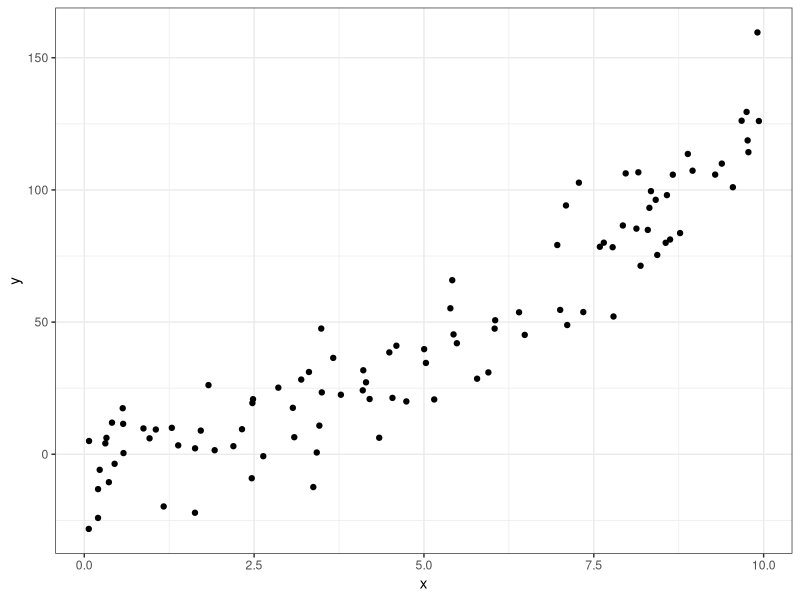
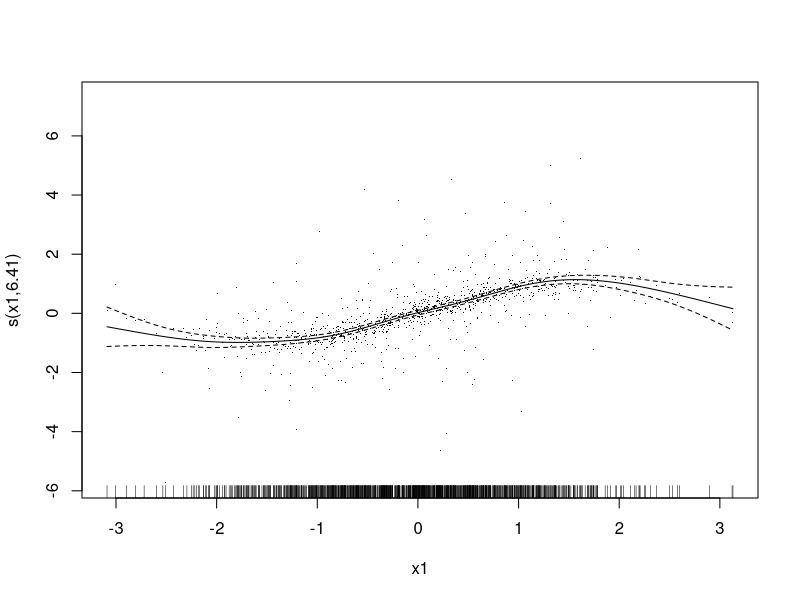
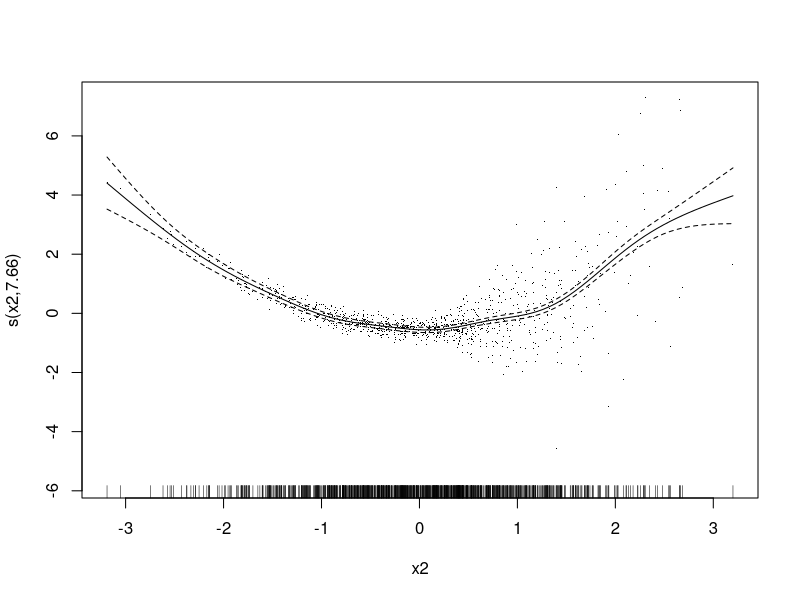
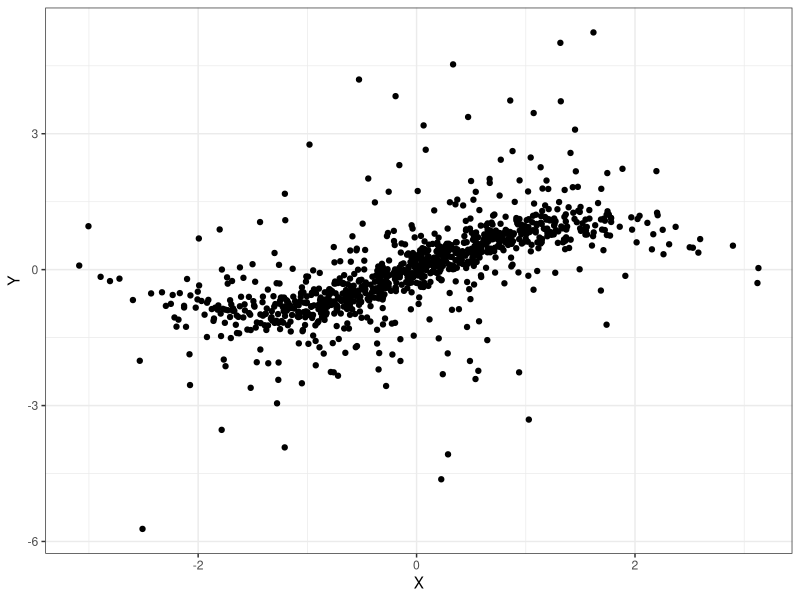
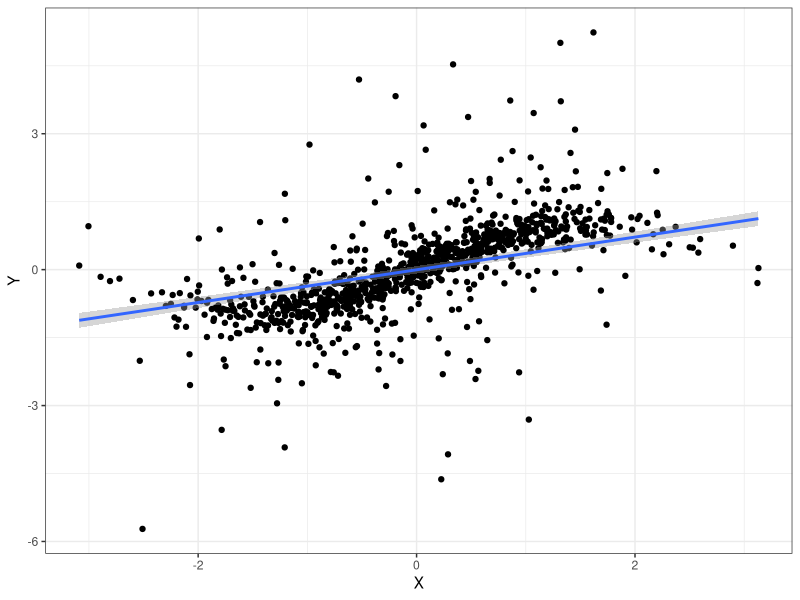
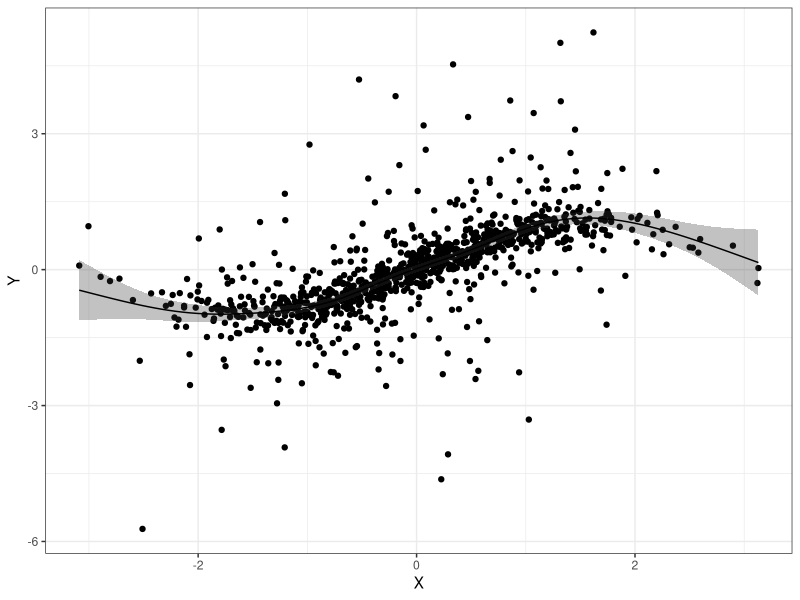
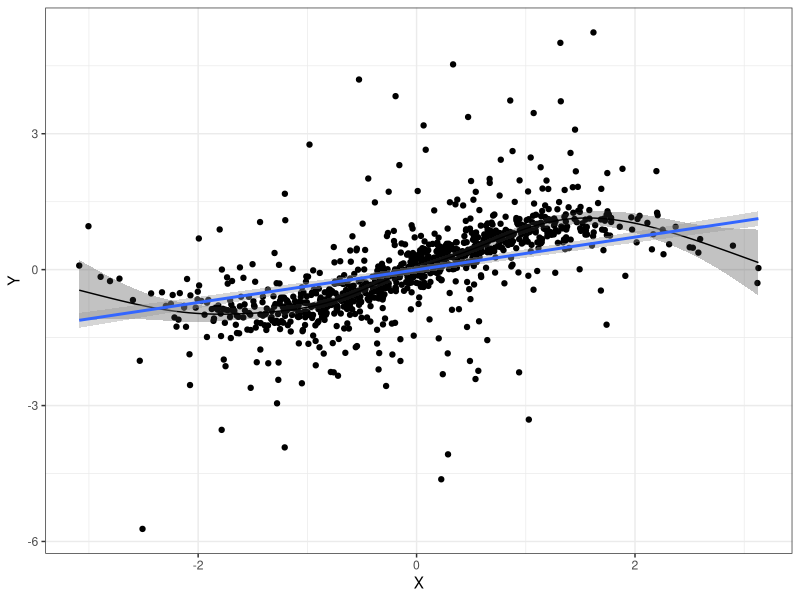
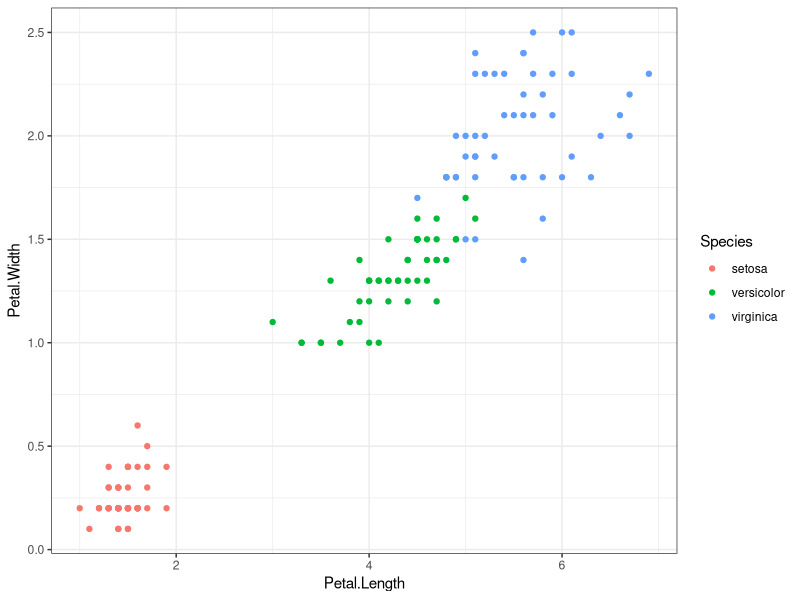

These figures' R source, in order: (Note: this script raises an error after producing the figures.)
## ---- chunk 1
#| echo: false
library(ggplot2)
x <- runif(100, 0, 10)
y <- 1.25 * x^2 + 5 + rnorm(100, sd = 15)
data.frame(x, y) |>
  ggplot(aes(x, y)) +
  geom_point() +
  theme_bw()
## ---- chunk 2
#| include: false

library(tidyverse)
library(mgcv)
n <- 1e3
dat <- data.frame("x1" = rnorm(n), "x2" = rnorm(n), "x3" = rnorm(n))
dat$y <- with(dat, sin(x1) + 0.5 * x2^2 + 0.2 * x3 + pmax(x2, 0.2) * rnorm(n))
b <- gam(y ~ s(x1) + s(x2) + x3, data = dat, method = "REML")

p_obj <- plot(b, residuals = TRUE)
p_obj <- p_obj[[1]] # just one smooth so select the first component
sm_df <- as.data.frame(p_obj[c("x", "se", "fit")])
data_df <- as.data.frame(p_obj[c("raw", "p.resid")])
## ---- chunk 3
#| echo: false
ggplot(sm_df, aes(x = x, y = fit)) +
  geom_point(data = data_df, mapping = aes(x = raw, y = p.resid)) +
  # geom_ribbon(aes(ymin = fit - se, ymax = fit + se, y = NULL),
  #             alpha = 0.3) +
  # geom_line() +
  # labs(x = p_obj$xlab, y = p_obj$ylab) +
  # geom_smooth(method = "lm") +
  xlab("X") +
  ylab("Y") +
  theme_bw()
## ---- chunk 4
#| echo: false
ggplot(sm_df, aes(x = x, y = fit)) +
  geom_point(data = data_df, mapping = aes(x = raw, y = p.resid)) +
  # geom_ribbon(aes(ymin = fit - se, ymax = fit + se, y = NULL),
  #             alpha = 0.3) +
  # geom_line() +
  # labs(x = p_obj$xlab, y = p_obj$ylab) +
  geom_smooth(method = "lm") +
  xlab("X") +
  ylab("Y") +
  theme_bw()
## ---- chunk 5
#| echo: false
ggplot(sm_df, aes(x = x, y = fit)) +
  geom_point(data = data_df, mapping = aes(x = raw, y = p.resid)) +
  geom_ribbon(aes(ymin = fit - se, ymax = fit + se, y = NULL),
    alpha = 0.3
  ) +
  geom_line() +
  labs(x = p_obj$xlab, y = p_obj$ylab) +
  # geom_smooth(method = "lm") +
  xlab("X") +
  ylab("Y") +
  theme_bw()
## ---- chunk 6
#| echo: false
ggplot(sm_df, aes(x = x, y = fit)) +
  geom_point(data = data_df, mapping = aes(x = raw, y = p.resid)) +
  geom_ribbon(aes(ymin = fit - se, ymax = fit + se, y = NULL),
    alpha = 0.3
  ) +
  geom_line() +
  labs(x = p_obj$xlab, y = p_obj$ylab) +
  geom_smooth(method = "lm") +
  xlab("X") +
  ylab("Y") +
  theme_bw()
## ---- chunk 7
#| echo: false
ggplot(
  data = iris,
  aes(x = Petal.Length, y = Petal.Width, col = Species)
) +
  geom_point() +
  theme_bw()
## ---- chunk 8
#| echo: false
library(class)
set.seed(1236894)
setosa <- rbind(iris[iris$Species == "setosa", ])
versicolor <- rbind(iris[iris$Species == "versicolor", ])
virginica <- rbind(iris[iris$Species == "virginica", ])


ind <- sample(1:nrow(setosa), nrow(setosa) * 0.6)

iris.train <- rbind(setosa[ind, ], versicolor[ind, ], virginica[ind, ])
iris.test <- rbind(setosa[-ind, ], versicolor[-ind, ], virginica[-ind, ])
iris_pred <- knn(train = iris.train[, 1:4], test = iris.test[, 1:4], cl = iris.train$Species, k = 5)
table(iris.test$Species, iris_pred)
## ---- chunk 9
#| echo: false

library(e1071)
svm_model <- svm(Species ~ .,
  data = iris,
  kernel = "radial"
) # linear/polynomial/sigmoid
pred <- predict(svm_model, iris)
tab <- table(Predicted = pred, Actual = iris$Species)
tab
## ---- chunk 10
#| echo: false
#library(neuralnet)
data(iris)
iris$setosa <- iris$Species == "setosa"
iris$virginica <- iris$Species == "virginica"
iris$versicolor <- iris$Species == "versicolor"
iris.train.idx <- sample(x = nrow(iris), size = nrow(iris) * 0.5)
iris.train <- iris[iris.train.idx, ]
iris.valid <- iris[-iris.train.idx, ]
#library(neuralnet)
iris.net <- neuralnet(
  setosa + versicolor + virginica ~
    Sepal.Length + Sepal.Width + Petal.Length + Petal.Width,
  data = iris.train, hidden = c(10, 10), rep = 5, err.fct = "ce",
  linear.output = F, lifesign = "minimal", stepmax = 1000000,
  threshold = 0.001
)
iris.prediction <- compute(iris.net, iris.valid[-5:-8])
idx <- apply(iris.prediction$net.result, 1, which.max)
predicted <- c("setosa", "versicolor", "virginica")[idx]
table(predicted, iris.valid$Species)
## ---- chunk 11
#| echo: false
ggplot(sm_df, aes(x = x, y = fit)) +
  geom_point(data = data_df, mapping = aes(x = raw, y = p.resid)) +
  geom_ribbon(aes(ymin = fit - se, ymax = fit + se, y = NULL),
    alpha = 0.3
  ) +
  geom_line() +
  labs(x = p_obj$xlab, y = p_obj$ylab) +
  geom_smooth(method = "lm") +
  xlab("X") +
  ylab("Y") +
  theme_bw()
## ---- chunk 12
#| echo: false
x <- runif(100, 0, 10)
y <- 3 * x^2 - 5*x + 3 + rnorm(100, sd = 15)
data.frame(x, y) |>
  ggplot(aes(x, y)) +
  geom_point() +
  # stat_smooth() +
  theme_bw()

## ---- chunk 13
#| echo: false
x <- runif(100, 0, 10)
y <- 3 * x^2 - 5*x + 3 + rnorm(100, sd = 15)
data.frame(x, y) |>
  ggplot(aes(x, y)) +
  geom_point() +
  stat_smooth(method = "lm") +
  theme_bw()

## ---- chunk 14
#| echo: false
x <- runif(100, 0, 10)
y <- 3 * x^2 - 5*x + 3 + rnorm(100, sd = 15)
data.frame(x, y) |>
  ggplot(aes(x, y)) +
  geom_point() +
  stat_smooth(method = "loess", span = 0.075) +
  theme_bw()

## ---- chunk 15
#| echo: false
x <- runif(100, 0, 10)
y <- 3 * x^2 - 5*x + 3 + rnorm(100, sd = 15)
data.frame(x, y) |>
  ggplot(aes(x, y)) +
  geom_point() +
  stat_smooth() +
  theme_bw()

## ---- chunk 16
#| code-fold: true
x <- runif(100, 0, 10)
y <- 3 * x^2 - 5*x + 3 + rnorm(100, sd = 15)
data.frame(x, y) |>
  ggplot(aes(x, y)) +
  geom_point() +
  stat_smooth(method = "lm", 
              color = "skyblue4", fill = "skyblue2") +
  stat_smooth(method = "loess", span = 0.075, 
              color = "springgreen4", fill = "springgreen2") +
  stat_smooth(color = "violetred", fill = "violet") +
  theme_bw()

